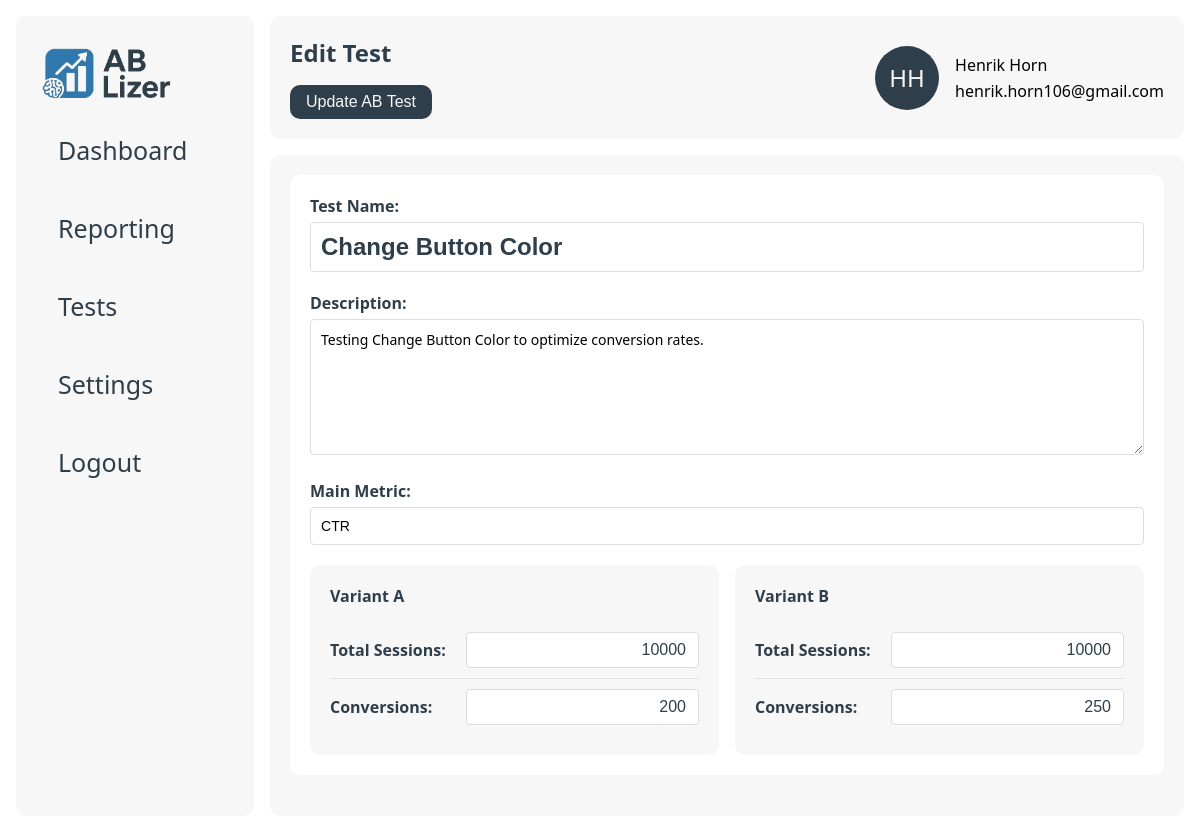
The app's page /edit/1/59 (signed in) with its own data.
### data/models.py (models this page shows)
class users(db.Model):
    __tablename__ = 'users'
    id = db.Column(db.Integer, primary_key=True)
    company_id = db.Column(db.Integer, db.ForeignKey('companies.id'), nullable=False)
    name = db.Column(db.String(255), nullable=False)
    email = db.Column(db.String(255), nullable=False, unique=True)
    password_hash = db.Column(db.String(255), nullable=True)  # Nullable for existing users
    llm_model = db.Column(db.String(100), nullable=False, default='openai-gpt-4o-mini')
    __repr__ = lambda self: f'<User {self.name}>'
    __str__ = lambda self: f'{self.name} - {self.email}'

class ab_tests(db.Model):
    __tablename__ = 'ab_tests'
    id = db.Column(db.Integer, primary_key=True)
    company_id = db.Column(db.Integer, db.ForeignKey('companies.id'), nullable=False)
    name = db.Column(db.String(255), nullable=False)
    description = db.Column(db.Text, nullable=False)
    metric = db.Column(db.String(255), nullable=False)
    created_at = db.Column(db.DateTime, nullable=False)
    __repr__ = lambda self: f'<Ab_Test {self.id}>'
    __str__ = lambda self: f'{self.id}'

class variants(db.Model):
    __tablename__ = 'variants'
    id = db.Column(db.Integer, primary_key=True)
    test_id = db.Column(db.Integer, db.ForeignKey('ab_tests.id'), nullable=False)
    name = db.Column(db.String(255), nullable=False)
    impressions = db.Column(db.Integer, nullable=False)
    conversions = db.Column(db.Integer, nullable=False)
    conversion_rate = db.Column(db.Float, nullable=False)
    __repr__ = lambda self: f'<Variant {self.id}>'
    __str__ = lambda self: f'{self.id}'

### app.py (the view)
@app.route("/edit/<int:user_id>/<int:test_id>")
@login_required
def edit_test_page(user_id, test_id):
    user = db_manager.get_user(user_id)
    test = db_manager.get_test(test_id, user.company_id)
    variants = db_manager.get_variants(test_id)
    report = db_manager.get_report(test_id)
    return render_template("edit.html", user=user, test=test, variants=variants, report=report)

### app.py (called while the page is built)
def login_required(f):
    @wraps(f)
    def decorated_function(*args, **kwargs):
        if 'user_id' not in session:
            flash('Please log in to access this page.', 'error')
            return redirect(url_for('login'))
        return f(*args, **kwargs)
    return decorated_function

@app.template_filter('initials')
def get_initials(name):
    if not name:
        return ''
    parts = name.strip().split()
    if len(parts) >= 2:
        return (parts[0][0] + parts[1][0]).upper()
    elif len(parts) == 1:
        return parts[0][:2].upper()
    return ''

### data/db_manager.py (called while the page is built)
    def get_test(self, test_id, company_id):
        return ab_tests.query.filter_by(id=test_id, company_id=company_id).first()

    def get_variants(self, test_id):
        return variants.query.filter_by(test_id=test_id).all()

    def get_report(self, test_id):
        return reports.query.filter_by(test_id=test_id).first()

    def get_user(self, user_id):
        return users.query.filter_by(id=user_id).first()

### templates/edit.html (shortened to what this page needs)
{% extends "base.html" %}
{% block page_title %}Edit Test{% endblock %}
{% block page_button %}
    <div class="button-container">
        <button form="edit-form" class="btn" type="submit">Update AB Test</button>
    </div>
{% endblock %}
{% block content %}
    <div class="card big">
        <form id="edit-form" method="post" action="">
            <div class="form-group">
                <label class="details-label" for="name">Test Name:</label>
                <input type="text" class="details-head" id="name" name="name" value="{{ test.name }}">
            </div>
            <div class="form-group">
                <label class="details-label" for="description">Description:</label>
                <textarea class="details-textarea" id="description" name="description"
                          rows="6">{{ test.description }}</textarea>
            </div>
            <div class="form-group">
                <label class="details-label" for="metric">Main Metric:</label>
                <input type="text" id="metric" name="metric" value="{{ test.metric }}">
            </div>
            {% if variants != [] %}
                <div class="column-grid-2">
                    {% for variant in variants %}
                        <div class="metrics-card">
                            <h4>{{ variant.name }}</h4>
                            <div class="details-form-group">
                                <label class="details-label" for="sessions_{{ loop.index }}">Total Sessions:</label>
                                <input class="details-input right" type="text" id="sessions_{{ loop.index }}"
                                       name="sessions[]"
                                       value="{{ variant.impressions }}">
                            </div>
                            <div class="details-form-group">
                                <label class="details-label" for="conversions_{{ loop.index }}">Conversions:</label>
                                <input class="details-input right" type="text" id="conversions_{{ loop.index }}"
                                       name="conversions[]" value="{{ variant.conversions }}">
                            </div>
                        </div>
                    {% endfor %}
                </div>
            {% else %}
                <button class="btn" id="addVariantBtn">Add Variants</button>
            {% endif %}
        </form>
    </div>
{% endblock %}

### templates/base.html (shortened to what this page needs)
<!DOCTYPE html>
<html lang="en">
<head>
    <link href="{{ url_for('static', filename='style.css') }}" rel="stylesheet">
</head>
<body>
<div class="main-wrapper">
    <div class="sidenav" id="mySidenav">
        <div class="sidenav-container">
            <a class="logo" href="/"><img src="{{ url_for('static', filename='logo_ab-lizer.png') }}" height="50px"></a>
            <a href="/">
                <div class="tab">Dashboard</div>
            </a>
            <a href="/reports/{{ user.id }}">
                <div class="tab">Reporting</div>
            </a>
            <a href="/tests/{{ user.id }}">
                <div class="tab">Tests</div>
            </a>
            <a href="/settings/{{ user.id }}">
                <div class="tab">Settings</div>
            </a>
            <a href="{{ url_for('logout') }}">
                <div class="tab">Logout</div>
            </a>
        </div>
    </div>
    <div class="wrapper">
        <nav>
            <div class="container navigation">
                <div class="hero">
                    <h1>{% block page_title %}{% endblock %}</h1>
                    {% block page_button %}{% endblock %}
                </div>
                <div class="col-wrapper">
                    <div class="profile">
                        <div class="profile-image">{{ user.name|initials }}</div>
                    </div>
                    <div class="profile-info">
                        <div>
                            {{ user.name }}
                        </div>
                        <div>
                            {{ user.email }}
                        </div>
                    </div>
            </div>
        </nav>
        <main class="container">
            {% block content %}{% endblock %}
        </main>
    </div>
</div>
</body>
</html>

### static/style.css (style rules this page uses)
:root { --primary: #2E3E4A; --secondary: #F7F7F7; --accent: #317AAE; --gradient: linear-gradient(180deg, rgba(25, 82, 133, 1) 0%, rgba(49, 122, 174, 1) 100%); --danger: #ef4444; --bg: #ffffff; --radius: 10px; --shadow: 0 2px 8px rgba(30, 41, 59, 0.06); --font-primary: 'Segoe UI', 'Roboto', Arial, sans-serif; }
* { box-sizing: border-box; }
body { font-family: var(--font-primary), sans-serif; background: var(--bg); margin: 0; padding: 0; }
nav { background: var(--bg); }
main { overflow-y: scroll; }
h1, h2, h3, h4, h5, h6, p { margin-top: 0; color: var(--primary); }
a { color: var(--primary); text-decoration: none; }
.hero { display: flex; flex-direction: column; justify-content: center; gap: 16px; }
.main-wrapper { display: flex; padding: 16px; }
.wrapper { width: 100%; height: 100vh; padding-left: 16px; align-self: stretch; gap: 16px; display: flex; flex-direction: column; }
.container { padding: 20px 20px; background: var(--secondary); border-radius: var(--radius); height: 100%; }
.container.navigation { display: flex; justify-content: space-between; align-items: center; }
.container.navigation h1 { margin-bottom: 0; }
.logo { font-size: 1.5rem; font-weight: bold; text-decoration: none; }
.profile-image { display: flex; align-items: center; justify-content: center; border-radius: 50%; background-color: var(--primary); padding: 2px; width: 64px; height: 64px; font-size: 24px; color: var(--secondary); }
.profile-info { display: flex; flex-direction: column; gap: 4px; justify-content: center; }
input[type="text"] { padding: 8px 12px; border: 1px solid var(--border); border-radius: var(--radius); font-size: 1rem; margin-right: 8px; width: 100%; }
.sidenav { width: 300px; background-color: var(--bg); position: static; height: 100vh; overflow-x: hidden; }
.sidenav a { color: var(--primary); text-decoration: none; font-size: 25px; display: block; }
.sidenav .tab { padding: 16px 16px; color: var(--primary); text-decoration: none; font-size: 25px; display: block; transition: 0.3s; border-radius: var(--radius); }
.sidenav-container { display: flex; flex-direction: column; gap: 12px; background-color: var(--secondary); border-radius: var( --radius); padding: 32px 26px; height: 100%; }
.card { border-radius: var( --radius); padding: 20px; min-width: 200px; background-color: var(--bg); }
.card.big { width: 100%; }
.col-wrapper { display: flex; gap: 16px; flex-wrap: wrap; flex-grow: 0; flex-direction: row; }
.column-grid-2 { display: grid; grid-template-columns: repeat(2, 1fr); gap: 16px; width: 100%; }
.form-group { margin-bottom: 20px; }
.form-group label { display: block; margin-bottom: 5px; font-weight: 600; }
.form-group input, .form-group textarea { width: 100%; padding: 10px; border: 1px solid #ddd; border-radius: 4px; font-size: 14px; }
.details-head[type="text"] { font-size: 24px; font-weight: bold; color: var(--primary); border: 1px solid #ddd; }
.details-label { font-weight: 600; color: var(--primary); }
.details-input[type="text"] { width: unset; color: var(--primary); border: 1px solid #ddd; border-radius: 4px; margin: 0; }
.details-input[type="text"].right { text-align: right; }
.details-textarea { border: 1px solid #ddd; padding: 10px; font-size: 16px; }
.details-form-group { display: flex; justify-content: space-between; align-items: center; padding: 10px 0; border-bottom: 1px solid #e0e0e0; }
.details-form-group:last-child { border-bottom: none; }
textarea { font-family: var(--font-primary), sans-serif; resize: vertical; }
.button-container { display: flex; justify-content: flex-start; gap: 12px; }
.btn { padding: 8px 16px; border: none; border-radius: var(--radius); font-size: 1rem; cursor: pointer; background: var(--primary); color: var(--secondary); }
.metrics-card { background: var(--secondary); padding: 20px; border-radius: var(--radius); }
.metrics-card h4 { margin-bottom: 15px; color: var(--primary); }

### records on screen
users: name|initials "HH", name "Henrik Horn", email "henrik.horn106@gmail.com"
ab_tests: name "Change Button Color", description "Testing Change Button Color to optimize conversion rates.", metric "CTR"
variants: name "Variant A", impressions "10000", conversions "200"
variants: name "Variant B", impressions "10000", conversions "250"
